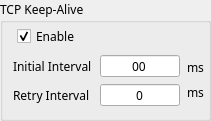
     <widget class="QGroupBox" name="ch1_packing">
      <property name="geometry">
       <rect>
        <x>427</x>
        <y>201</y>
        <width>211</width>
        <height>121</height>
       </rect>
      </property>
      <property name="font">
       <font>
        <family>맑은 고딕</family>
       </font>
      </property>
      <property name="title">
       <string>TCP Keep-Alive</string>
      </property>
      <widget class="QCheckBox" name="ch1_keepalive_enable">
       <property name="geometry">
        <rect>
         <x>17</x>
         <y>28</y>
         <width>91</width>
         <height>16</height>
        </rect>
       </property>
       <property name="font">
        <font>
         <family>맑은 고딕</family>
        </font>
       </property>
       <property name="text">
        <string>Enable</string>
       </property>
       <property name="checked">
        <bool>true</bool>
       </property>
      </widget>
      <widget class="QLineEdit" name="ch1_keepalive_initial">
       <property name="geometry">
        <rect>
         <x>100</x>
         <y>55</y>
         <width>80</width>
         <height>22</height>
        </rect>
       </property>
       <property name="minimumSize">
        <size>
         <width>80</width>
         <height>22</height>
        </size>
       </property>
       <property name="maximumSize">
        <size>
         <width>80</width>
         <height>22</height>
        </size>
       </property>
       <property name="font">
        <font>
         <family>맑은 고딕</family>
        </font>
       </property>
       <property name="toolTip">
        <string>&lt;html&gt;&lt;head/&gt;&lt;body&gt;&lt;p&gt;1~65535 (ms)&lt;/p&gt;&lt;/body&gt;&lt;/html&gt;</string>
       </property>
       <property name="text">
        <string>00</string>
       </property>
       <property name="maxLength">
        <number>5</number>
       </property>
       <property name="alignment">
        <set>Qt::AlignCenter</set>
       </property>
      </widget>
      <widget class="QLabel" name="label_128">
       <property name="geometry">
        <rect>
         <x>13</x>
         <y>55</y>
         <width>90</width>
         <height>22</height>
        </rect>
       </property>
       <property name="minimumSize">
        <size>
         <width>90</width>
         <height>22</height>
        </size>
       </property>
       <property name="maximumSize">
        <size>
         <width>90</width>
         <height>22</height>
        </size>
       </property>
       <property name="font">
        <font>
         <family>맑은 고딕</family>
        </font>
       </property>
       <property name="text">
        <string>Initial Interval</string>
       </property>
      </widget>
      <widget class="QLabel" name="label_129">
       <property name="geometry">
        <rect>
         <x>13</x>
         <y>84</y>
         <width>90</width>
         <height>22</height>
        </rect>
       </property>
       <property name="minimumSize">
        <size>
         <width>90</width>
         <height>22</height>
        </size>
       </property>
       <property name="maximumSize">
        <size>
         <width>90</width>
         <height>22</height>
        </size>
       </property>
       <property name="font">
        <font>
         <family>맑은 고딕</family>
        </font>
       </property>
       <property name="text">
        <string>Retry Interval</string>
       </property>
      </widget>
      <widget class="QLineEdit" name="ch1_keepalive_retry">
       <property name="geometry">
        <rect>
         <x>100</x>
         <y>84</y>
         <width>80</width>
         <height>22</height>
        </rect>
       </property>
       <property name="minimumSize">
        <size>
         <width>80</width>
         <height>22</height>
        </size>
       </property>
       <property name="maximumSize">
        <size>
         <width>80</width>
         <height>22</height>
        </size>
       </property>
       <property name="font">
        <font>
         <family>맑은 고딕</family>
        </font>
       </property>
       <property name="toolTip">
        <string>&lt;html&gt;&lt;head/&gt;&lt;body&gt;&lt;p&gt;1~65535 (ms)&lt;/p&gt;&lt;/body&gt;&lt;/html&gt;</string>
       </property>
       <property name="text">
        <string>0</string>
       </property>
       <property name="maxLength">
        <number>5</number>
       </property>
       <property name="alignment">
        <set>Qt::AlignCenter</set>
       </property>
      </widget>
      <widget class="QLabel" name="label_154">
       <property name="geometry">
        <rect>
         <x>187</x>
         <y>56</y>
         <width>30</width>
         <height>22</height>
        </rect>
       </property>
       <property name="minimumSize">
        <size>
         <width>30</width>
         <height>22</height>
        </size>
       </property>
       <property name="maximumSize">
        <size>
         <width>30</width>
         <height>22</height>
        </size>
       </property>
       <property name="font">
        <font>
         <family>맑은 고딕</family>
        </font>
       </property>
       <property name="text">
        <string>ms</string>
       </property>
      </widget>
      <widget class="QLabel" name="label_157">
       <property name="geometry">
        <rect>
         <x>187</x>
         <y>81</y>
         <width>30</width>
         <height>22</height>
        </rect>
       </property>
       <property name="minimumSize">
        <size>
         <width>30</width>
         <height>22</height>
        </size>
       </property>
       <property name="maximumSize">
        <size>
         <width>30</width>
         <height>22</height>
        </size>
       </property>
       <property name="font">
        <font>
         <family>맑은 고딕</family>
        </font>
       </property>
       <property name="text">
        <string>ms</string>
       </property>
      </widget>
     </widget>
